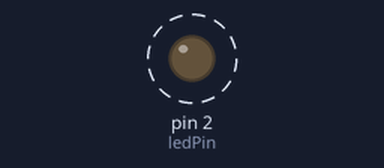
A sketch run on a simulated Arduino Uno, built with avr-gcc and run on an emulated ATmega328P. Parts: output pins drawn as LEDs (lit = HIGH). Dashed ring = blinking. What the sketch prints to the serial monitor is not drawn.

Above: at 0.3 s.
Timing chart, 0 to 3.4 s (numbered marks = the images above):
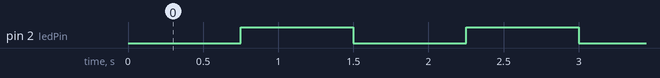

The sketch:

lab1-activity4-19ng38.ino
```cpp
// constants won't change. Used here to set a pin number:
const int ledPin = 2;// the number of the LED pin

// Variables will change:
int ledState = LOW;             // ledState used to set the LED

// Generally, you should use "unsigned long" for variables that hold time
// The value will quickly become too large for an int to store
unsigned long previousMillis = 0;        // will store last time LED was updated
float runningTime = 0;         // will store the running time of the program in seconds

// constants won't change:
const long interval = 750;           // interval at which to blink (milliseconds)

void setup() {
  // initialize serial communication at 9600 bits per second:
  Serial.begin(9600);
  // set the digital pin as output:
  pinMode(ledPin, OUTPUT);
}

void loop() {
  // here is where you'd put code that needs to be running all the time.

  // check to see if it's time to blink the LED; that is, if the difference
  // between the current time and last time you blinked the LED is bigger than
  // the interval at which you want to blink the LED.
  unsigned long currentMillis = millis();

  if (currentMillis - previousMillis >= interval) {

    // save the last time you blinked the LED
    previousMillis = currentMillis;

    // if the LED is off turn it on and vice-versa:
    if (ledState == LOW) {
      ledState = HIGH;
    } else {
      ledState = LOW;
    }

    runningTime = previousMillis/1000.00;

    // set the LED with the ledState of the variable:
    digitalWrite(ledPin, ledState);
    Serial.println(runningTime);
  }
}
```

Measured:
- by itself, pin 2 (ledPin): alternates HIGH for 0.75 s and LOW for 0.75 s
